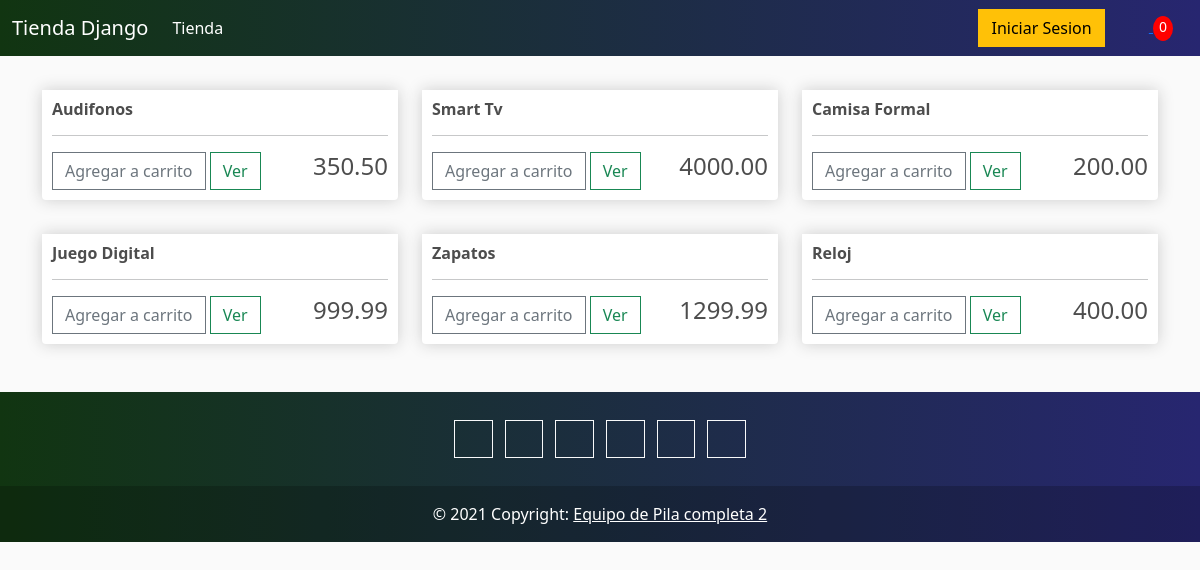
The page / on the database its author committed.
### tienda/models.py (models this page shows, shortened)
class Producto(models.Model):
    nombre = models.CharField(max_length=200, null=True)
    precio = models.FloatField()
    digital = models.BooleanField(default=False, null=True, blank=False)
    imagen = models.ImageField(null=True, blank=True)
    @property
    def imagenURL(self):
        try:
            url = self.imagen.url
        except:
            url = 'images/placeholder.png'
        return url

### tienda/views.py (the view)
# urls.py: path('', include('tienda.urls'))
def tienda(request):
    if request.user.is_authenticated:
        cliente = request.user.cliente
        pedido, creado = Pedido.objects.get_or_create(cliente=cliente, completado=False)
        articulos = pedido.pedirarticulo_set.all()
        articulosCarrito = pedido.get_articulos_carrito
    else:
        articulos = []
        pedido = {'get_total_carrito':0, 'get_articulos_carrito':0, 'envio':False}
        articulosCarrito = pedido['get_articulos_carrito']
    productos = Producto.objects.all
    context = {
        'productos' : productos,
        'articulosCarrito' : articulosCarrito
    }
    return render(request, 'tienda/tienda.html', context)

### tienda/templates/tienda/tienda.html (shortened to what this page needs)
{% extends 'tienda/main.html' %}
{% load static %}
{% block content %}
    <div class="row">
        {% for producto in productos %}
            <div class="col-lg-4">
                <div class="box-element product ">
                    <h6><strong>{{producto.nombre}}</strong></h6>
                    <hr>
                    <button data-producto="{{producto.id}}" data-action="add"
                    class="btn btn-outline-secondary add-btn update-cart">
                        Agregar a carrito
                    </button>
                    <a href="#" class="btn btn-outline-success">Ver</a>
                    <h4 style="display:inline-block;float:right;">
                        {{ producto.precio|floatformat:2}}
                    </h4>
                </div>
            </div>
        {% endfor %}
    </div>
{% endblock content %}

### tienda/templates/tienda/main.html (shortened to what this page needs)
<!DOCTYPE html>
{% load static %}
<html lang="en">
<head>
    <link href="https://cdn.jsdelivr.net/npm/bootstrap@5.1.3/dist/css/bootstrap.min.css" rel="stylesheet">
    <link rel="stylesheet" href="{%static 'fontawesome-free-5.15.4-web/css/all.css'%}">
    <link rel="stylesheet" type="text/css" href="{% static 'css/main.css' %}">
</head>
<body>
    <nav class="navbar navbar-expand-lg navbar-dark bg-dark">
        <div class="container-fluid">
          <a class="navbar-brand" href="{%url 'tienda' %}">Tienda Django</a>
          <div class="collapse navbar-collapse" id="navbarSupportedContent">
            <ul class="navbar-nav me-auto mb-2 mb-lg-0">
              <li class="nav-item">
                <a class="nav-link active" aria-current="page" href="{% url 'tienda'%}">Tienda</a>
              </li>
            </ul>
            <div class=" my-2 my-lg-0" style="display:inline-block;margin-right:15px">
              {% if request.user.is_authenticated %}
                  <ul class="navbar-nav"style="display:inline-block;">
                    <li class="nav-item dropdown">
                      <a class="nav-link dropdown-toggle usuario" href="#" id="navbarDarkDropdownMenuLink" role="button" data-bs-toggle="dropdown" aria-expanded="false">
                        Bienvenido, {{request.user.cliente}}
                      </a>
                      <ul class="dropdown-menu dropdown-menu-light" aria-labelledby="navbarDarkDropdownMenuLink">
                        <li><a class="dropdown-item" href="{% url 'cierre_sesion' %}">Cerrar Sesion.</a></li>
                      </ul>
                    </li>
                  </ul>
              {% else %}
                <a href="{% url 'inicio_sesion' %}" class="btn btn-warning">Iniciar Sesion</a>
              {% endif %}
                <a href="{% url 'carrito' %}">
                  <p id="cart-total" style="display:inline-block;">{{articulosCarrito}}</p>
                </a>
            </div>
          </div>
        </div>
      </nav>
    <div class="container">
        {% block content %}
        {% endblock content %}
    </div>
    <div class=" mt-5">
      <footer class="bg-dark text-center text-white">
      <div class="container p-4 pb-0">
        <section class="mb-4">
          <a class="btn btn-outline-light btn-floating m-1" href="#!" role="button"
            ><i class="fab fa-facebook-f"></i
          ></a>
          <a class="btn btn-outline-light btn-floating m-1" href="#!" role="button"
            ><i class="fab fa-twitter"></i
          ></a>
          <a class="btn btn-outline-light btn-floating m-1" href="#!" role="button"
            ><i class="fab fa-google"></i
          ></a>
          <a class="btn btn-outline-light btn-floating m-1" href="#!" role="button"
            ><i class="fab fa-instagram"></i
          ></a>
          <a class="btn btn-outline-light btn-floating m-1" href="#!" role="button"
            ><i class="fab fa-linkedin-in"></i
          ></a>
          <a class="btn btn-outline-light btn-floating m-1" href="#!" role="button"
            ><i class="fab fa-github"></i
          ></a>
        </section>
      </div>
      <div class="text-center p-3" style="background-color: rgba(0, 0, 0, 0.2);">
        © 2021 Copyright:
        <a class="text-white" href="#">Equipo de Pila completa 2</a>
      </div>
    </footer>
    </div>
</body>
</html>

### static/css/main.css (style rules this page uses)
body { background-color: hsl(0, 0%, 98%); }
h1,h2,h3,h4,h5,h6 { color:hsl(0, 0%, 30%); }
.box-element { box-shadow:hsl(0, 0%, 80%) 0 0 16px; background-color: #fff; border-radius: 4px; padding: 10px; }
.product { border-radius: 0 0 4px 4px; }
.bg-dark { background-color: 0; background-image: linear-gradient(to right,#113511,#272670); }
#cart-total { display: block; text-align: center; color:#fff; background-color: red; width: 20px; height: 25px; border-radius: 50%; font-size: 14px; padding: 0%; margin: 0%; }
.col-lg-4, .col-lg-6, .col-lg-8, .col-lg-12 { margin-top: 10px; }
.btn { border-radius: 0; }

### rows shown on the page
Producto: nombre "Audifonos", precio "350.50"
Producto: nombre "Smart Tv", precio "4000.00"
Producto: nombre "Camisa Formal", precio "200.00"
Producto: nombre "Juego Digital", precio "999.99"
Producto: nombre "Zapatos", precio "1299.99"
Producto: nombre "Reloj", precio "400.00"

### other values the page prints
{{ articulosCarrito }} "0"
